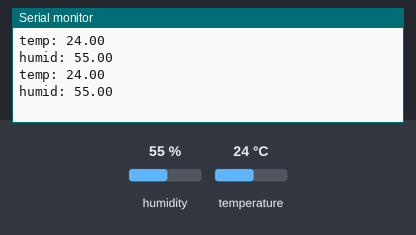
The program below on a simulated ESP32. On the bench: the last lines printed to the serial monitor. The test bench sets the inputs (shaded band); at power-on: humidity 55 %, temperature 24 °C.

Above: at 2.8 s.
2.9 s: humidity set to 22 %
At 5.2 s:
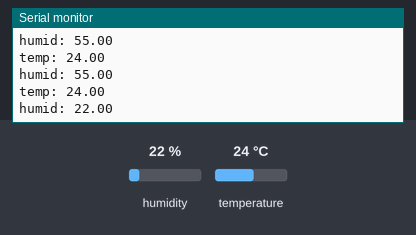
5.6 s: temperature set to 12 °C
At 7.6 s:
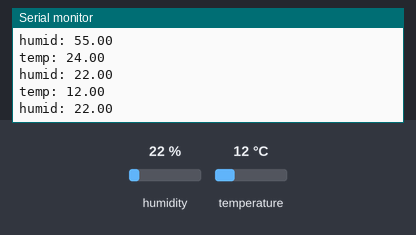
8.3 s: humidity set to 40 %
At 11.1 s:
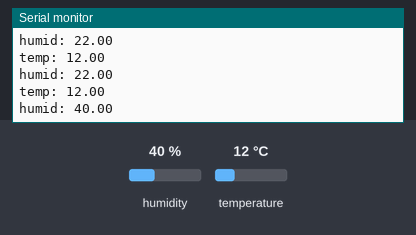
Timing chart, 0 to 12.6 s (numbered marks = the images above; inputs shaded):
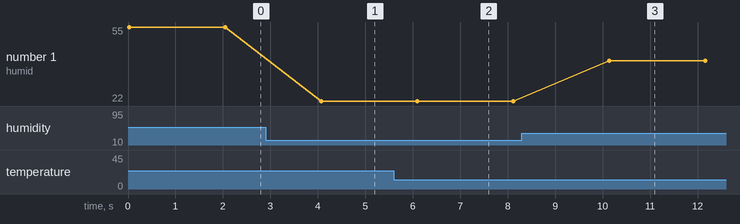

The program:

main.cpp
```cpp
#include <arduino.h>
#include "DHT.h"

#define DHTPIN 4
#define DHTTYPE DHT11 // DHT 11

DHT dht(DHTPIN, DHTTYPE);
float humid, temp;

void setup()
{
  Serial.begin(115200);
  dht.begin();
}

void loop()
{

  humid = dht.readHumidity();
  temp = dht.readTemperature();
  Serial.print("temp: ");
  Serial.println(temp);
  Serial.print("humid: ");
  Serial.println(humid);
  delay(2000);
}
```

Measured:
- after the input at 2.9 s, the serial monitor: prints a new line after 1.2 s (image 1)
- after the input at 5.6 s, the serial monitor: prints a new line after 0.49 s (image 2)
- after the input at 8.3 s, the serial monitor: prints a new line after 1.8 s (image 3)
- plotted number 1: 55 → 22 after the input at 2.9 s, 22 → 40 after the input at 8.3 s
